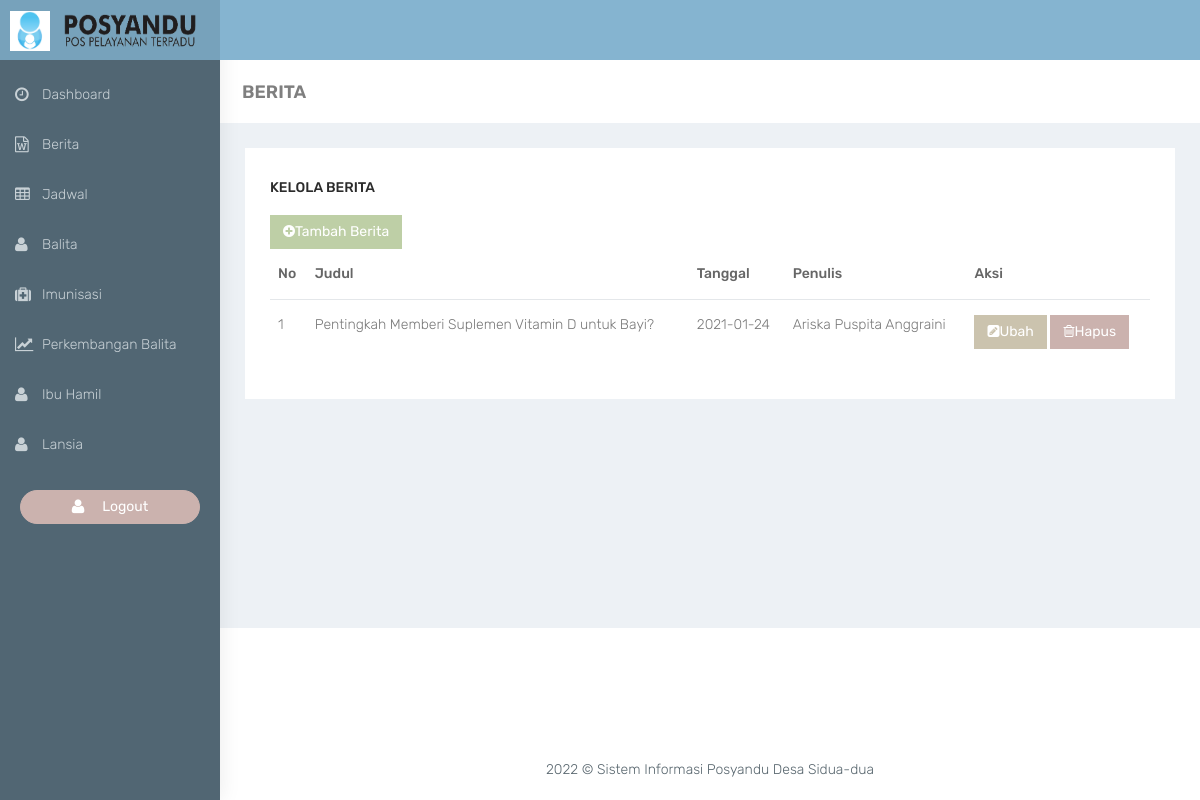
The page /admin/berita.php on the database its author committed.
### tables this page shows
CREATE TABLE `phbs` (
  `kode_phbs` int(3) NOT NULL,
  `judul_berita` varchar(100) NOT NULL,
  `jenis_berita` varchar(50) NOT NULL,
  `tempat_dibuat` varchar(50) NOT NULL,
  `tgl_dibuat` date NOT NULL,
  `deskripsi_berita` text NOT NULL,
  `penulis_berita` varchar(100) NOT NULL,
  `editor_berita` varchar(100) NOT NULL,
  `penerbit` varchar(100) NOT NULL,
  `gambar` varchar(100) DEFAULT NULL
);

### admin/berita.php (the view, shortened to what this page needs)
<?php require_once('head.php'); ?>
        <div class="container-fluid">
            <div class="row bg-title">
                <div class="col-lg-3 col-md-4 col-sm-4 col-xs-12">
                    <h4 class="page-title">BERITA</h4>
                </div>
            </div>
            <div class="row">
                <div class="col-sm-12">
                    <div class="white-box">
                        <h3 class="box-title">Kelola Berita</h3>
                            <div class="row">
                                <div class="col-lg-10">
                                    <a href="tambah-berita.php" class="btn btn-success"><i class="fa fa-plus-circle"> </i>Tambah Berita</a>
                                </div>
                            </div>
                        <div class="table-responsive">
                            <table class="table">
                                <thead>
                                    <tr>
                                        <th>No</th>
                                        <th>Judul</th>
                                        <th>Tanggal</th>
                                        <th>Penulis</th>
                                        <th>Aksi</th>
                                    </tr>
                                </thead>
                                <tbody>
                                  <?php
                                  $no = 1;
                                  $sql = mysqli_query($con, "SELECT kode_phbs,judul_berita,tgl_dibuat,penulis_berita FROM phbs order by tgl_dibuat");
                                  while($data = mysqli_fetch_array($sql)){
                                  ?>
                                    <tr>
                                        <td><?= $no ?></td>
                                        <td><?= $data['judul_berita'] ?></td>
                                        <td><?= $data['tgl_dibuat'] ?></td>
                                        <td><?= $data['penulis_berita'] ?></td>
                                        <td>
                                            <a href="edit-berita.php?kode=<?= $data['kode_phbs'] ?>" class="btn btn-warning"><i class="fa fa-pencil-square"></i>Ubah</a>
                                            <a href="del-berita.php?kode=<?= $data['kode_phbs'] ?>" class="btn btn-danger" onclick="return confirm('Apakah Anda Yakin?');"><i class="fa fa-trash-o"></i>Hapus</a>
                                        </td>
                                    </tr>
                                  <?php $no++;}?>
                                </tbody>
                            </table>
                        </div>
                    </div>
                </div>
            </div>
        </div>
<?php require_once('footer.php'); ?>

### admin/css/colors/blue-dark.css (style rules this page uses)
body { background:#516673 }

### rows shown on the page
phbs: judul_berita "Pentingkah Memberi Suplemen Vitamin D untuk Bayi?", tgl_dibuat "2021-01-24", penulis_berita "Ariska Puspita Anggraini"
